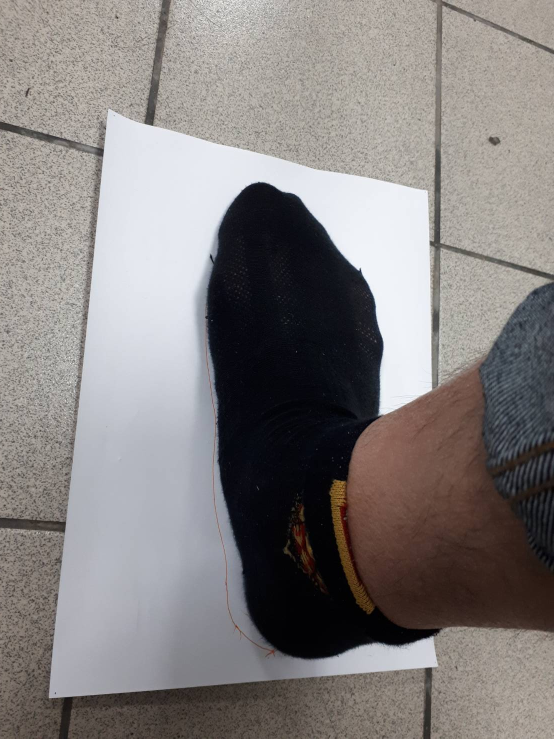
#> input picture Foot/Left.jpg, 1108 x 1477 px, found by its file name (shown at 1/2 size)
$ python Main.py
#> lines starting #> are read from the running program, lines starting #| are printed output that depends on the picture; after the words box and inside, x2 and y2 are one past the last pixel; in counts of white or black regions, pixels touching at a corner belong together
import cv2
import numpy as np
import math

#1. Input path of image file
img1_path = './Foot/left.jpg'
img2_path = './Foot/right.jpg'
img3_path = './Foot/groundtruth.jpg'

Left = cv2.imread(img1_path)
#> Left is the input picture: shape (1477, 1108, 3); mean B, G, R 127.1, 127.9, 132.3
Right = cv2.imread(img2_path)
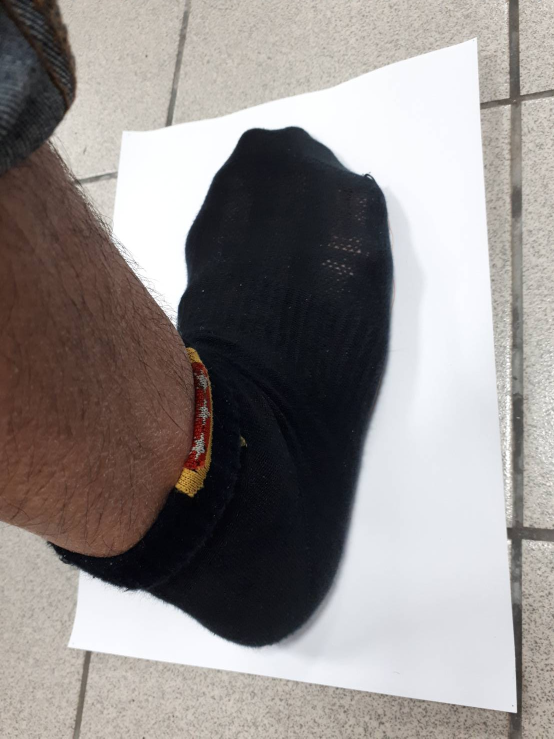
#> input picture Foot/Right.jpg, 1108 x 1477 px, found by its file name (shown at 1/2 size)
#> Right is the input picture: shape (1477, 1108, 3); mean B, G, R 139.5, 141, 146.2
mid_img = np.zeros((1108,1477,3))
gd = cv2.imread(img3_path)
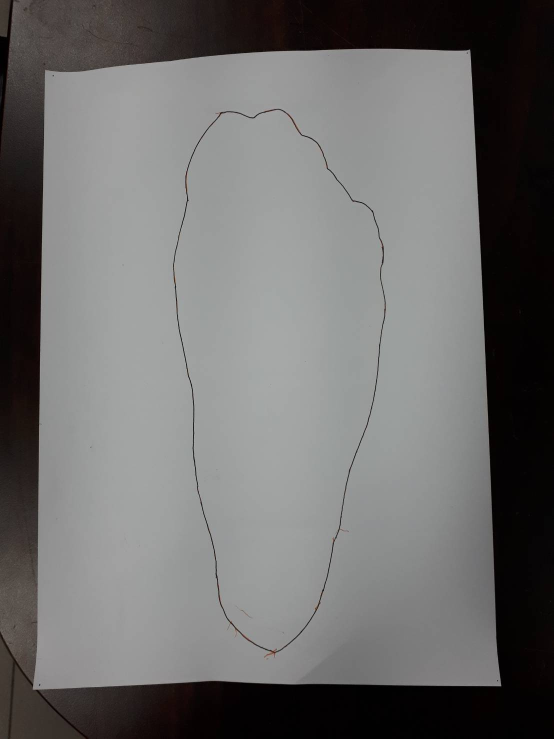
#> input picture Foot/groundtruth.jpg, 1108 x 1477 px (shown at 1/2 size)
#> gd is the input picture: shape (1477, 1108, 3); mean B, G, R 108.3, 109.1, 109.9


#2. Set Correspondences of (Right, Left, GroundTruth image )
left_pts = np.array([[229,231],#tl
                     [111,1386],#bl
                     [851,383],#tr
                     [870,1324],#br
                    ])

right_pts = np.array([[257,269], #tl
                      [145,1287], #bl
                      [947,80], #tr
                      [1025,1411],#br
                    ])

gd_pts = np.array([[107,151], #tl
                    [79,1369],#bl
                    [934,105],#tr
                    [995,1360]#br
                   ])

#Will be used for final image
mid_pts = np.array([[0,0],#tl
                    [0,891], #bl
                    [630,0],#tr
                    [630,891],#br
                    ])


#3. Find Homography
cols = 630
rows = 891
H_RM, mask_RM = cv2.findHomography(right_pts, mid_pts,cv2.RANSAC)
H_LM, mask_LM = cv2.findHomography(left_pts, mid_pts,cv2.RANSAC)
H_GM, mask_SM = cv2.findHomography(gd_pts, mid_pts, cv2.RANSAC)


#4.Transform image left and right to center (as middle view)
blank_right = cv2.warpPerspective(Right,H_RM, (cols,rows))
blank_left = cv2.warpPerspective(Left,H_LM, (cols,rows))
blank_gd = cv2.warpPerspective(gd,H_GM, (cols,rows))

# cv2.imshow('Warped Image - Left',blank_left)
# cv2.imshow('Warped Image - Right',blank_right)
# cv2.imshow('Warped Image - Ground Truth',blank_gd)


#convert to Gray for filtering
blank_left_gray = cv2.cvtColor(blank_left, cv2.COLOR_BGR2GRAY)
blank_right_gray = cv2.cvtColor(blank_right,cv2.COLOR_BGR2GRAY)
blank_gd_gray = cv2.cvtColor(blank_gd,cv2.COLOR_BGR2GRAY)

#5.Filter black color
retlL,th1_l = cv2.threshold(blank_left_gray,40,255,cv2.THRESH_BINARY)
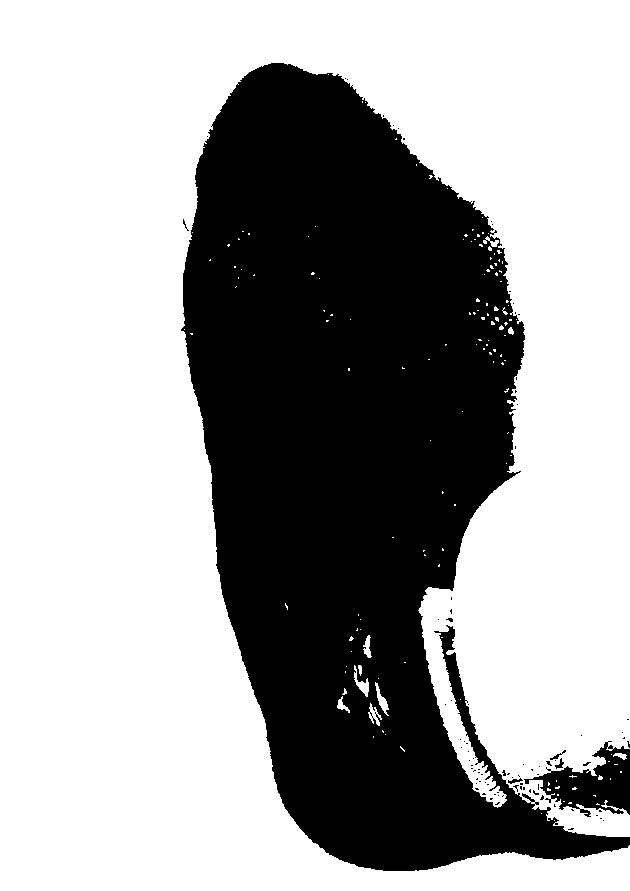
#> th1_l: shape (891, 630); 64.1% white; 87 black regions (82 under 20 px), largest, box (x1, y1, x2, y2) and area: (181, 63, 630, 871) 197183, (524, 741, 630, 817) 3745, (555, 758, 564, 769) 41, (508, 778, 523, 784) 41, (550, 750, 566, 760) 39
retlR,th1_r = cv2.threshold(blank_right_gray,65,255,cv2.THRESH_BINARY)
#> th1_r: shape (891, 630); 58% white; 514 black regions (460 under 20 px), largest, box (x1, y1, x2, y2) and area: (0, 58, 502, 864) 228628, (0, 390, 37, 466) 1157, (7, 554, 33, 600) 341
retlG,th1_g = cv2.threshold(blank_gd_gray,100,255,cv2.THRESH_BINARY)
#> th1_g: shape (891, 630); 99.5% white; black in thin lines or dots, all inside (x1, y1, x2, y2) = (0, 0, 497, 891)


#remove noise
kernel = cv2.getStructuringElement(cv2.MORPH_ELLIPSE,(5,5))
th1_l = cv2.morphologyEx(th1_l,cv2.MORPH_OPEN,kernel)
#> th1_l: shape (891, 630); 63.7% white; 28 black regions (27 under 20 px), largest, box (x1, y1, x2, y2) and area: (181, 63, 630, 871) 203758
kernel = cv2.getStructuringElement(cv2.MORPH_ELLIPSE,(5,5))
th1_r = cv2.morphologyEx(th1_r,cv2.MORPH_OPEN,kernel)
#> th1_r: shape (891, 630); 57.3% white; 295 black regions (251 under 20 px), largest, box (x1, y1, x2, y2) and area: (0, 58, 502, 864) 231369, (0, 390, 41, 525) 2051, (42, 558, 125, 620) 1170

# cv2.imshow('Black Fitered Image - Left ',th1_l)
# cv2.imshow('Black Fitered Image - Right ',th1_r)
# cv2.imshow('Black Fitered Image - Ground Truth ',th1_g)


#6. Combine Right and Left foot
combine = blank_left
for i in range(0,rows):
    for j in range(int(cols/2),cols):
        if th1_l[i][j]==0:
            rgb=blank_right[i][j-50]
            r=rgb[0]
            g=rgb[1]
            b=rgb[2]
            combine[i][j]=(r,g,b)


#threshold combine image
combine_gray = cv2.cvtColor(combine, cv2.COLOR_BGR2GRAY)

ret_combine,th_combine = cv2.threshold(combine_gray,40,255,cv2.THRESH_BINARY)
#> th_combine: shape (891, 630); 67% white; 38 black regions (36 under 20 px), largest, box (x1, y1, x2, y2) and area: (181, 63, 525, 862) 183926, (434, 625, 476, 747) 1287

kernel = cv2.getStructuringElement(cv2.MORPH_ELLIPSE,(5,5))
th_combine = cv2.morphologyEx(th_combine,cv2.MORPH_OPEN,kernel)
#> th_combine: shape (891, 630); 66.7% white; 15 black regions (13 under 20 px), largest, box (x1, y1, x2, y2) and area: (181, 63, 525, 862) 185321, (434, 625, 476, 747) 1288

# cv2.imshow('Combined Left and Right Image', th_combine)


#Detect the black pixel (For calculating and making border)
f_points=[]
for x in range(10,rows-5):
   for y in range(5,cols-5):
      if th_combine[x][y] == 0:
          f_points.append([y,x])
f_points=np.array(f_points)

#convert combine image from gray to BGR, so we can draw colorful line later
th_combine = cv2.cvtColor(th_combine,cv2.COLOR_GRAY2BGR)

#7.Make Border
maxx,maxy=np.argmax(f_points, axis=0)
minx,miny=np.argmin(f_points, axis=0)

#top line
cv2.line(th_combine,(f_points[minx][0],f_points[miny][1]),(f_points[maxx][0],f_points[miny][1]),(0,128,255),2)
#> th_combine: shape (891, 630, 3); mean B, G, R 169.8, 170, 170.2
cv2.line(combine,(f_points[minx][0],f_points[miny][1]),(f_points[maxx][0],f_points[miny][1]),(0,0,255),2)
#> combine: shape (891, 630, 3); mean B, G, R 132.2, 127.2, 128.7
# #bottom line
cv2.line(th_combine,(0,f_points[maxy][1]),(f_points[maxx][0],f_points[maxy][1]),(128,128,128),2)
#> th_combine: shape (891, 630, 3); mean B, G, R 169.4, 169.7, 169.9
cv2.line(combine,(0,f_points[maxy][1]),(f_points[maxx][0],f_points[maxy][1]),(128,128,128),2)
#> combine: shape (891, 630, 3); mean B, G, R 132.1, 127.1, 128.7
#left line
cv2.line(th_combine,(f_points[minx][0],f_points[miny][1]),(f_points[minx][0],f_points[maxy][1]),(0,128,255),2)
#> th_combine: shape (891, 630, 3); mean B, G, R 168.3, 169.1, 169.9
cv2.line(combine,(f_points[minx][0],f_points[miny][1]),(f_points[minx][0],f_points[maxy][1]),(0,0,255),2)
#> combine: shape (891, 630, 3); mean B, G, R 131.4, 126.4, 129.1
#right line
cv2.line(th_combine,(f_points[maxx][0],0),(f_points[maxx][0],f_points[maxy][1]),(128,128,128),2)
#> th_combine: shape (891, 630, 3); mean B, G, R 167.8, 168.5, 169.3
cv2.line(combine,(f_points[maxx][0],0),(f_points[maxx][0],f_points[maxy][1]),(128,128,128),2)
#> combine: shape (891, 630, 3); mean B, G, R 131.2, 126.2, 128.9


#8. Create measurement of foot based on length and width of border
text_length=str(round((f_points[maxy][1]-f_points[miny][1])/3,1))
text_width=str(round((f_points[maxx][0]-f_points[minx][0])/3,1))
cv2.putText(th_combine, text_length+'mm', (f_points[minx][0]-50, int((f_points[maxy][1]-f_points[miny][1])/2)), cv2.FONT_HERSHEY_SIMPLEX, 0.4, (73,83,255), 1, cv2.LINE_AA)
cv2.putText(th_combine, text_width+'mm', (int((f_points[maxx][0] - f_points[minx][0])/2)+f_points[minx][0],f_points[miny][1]-10), cv2.FONT_HERSHEY_SIMPLEX, 0.4, (73,83,255), 1, cv2.LINE_AA)
#> th_combine: shape (891, 630, 3); mean B, G, R 167.7, 168.5, 169.3
cv2.putText(th_combine, 'Size: ('+text_length+' x '+ text_width+' mm)', (int(cols/2),rows-10), cv2.FONT_HERSHEY_SIMPLEX, 0.3, (0,0,255), 1, cv2.LINE_AA)

cv2.putText(combine, text_length+'mm', (f_points[minx][0]-50, int((f_points[maxy][1]-f_points[miny][1])/2)), cv2.FONT_HERSHEY_SIMPLEX, 0.4, (73,83,255), 1, cv2.LINE_AA)
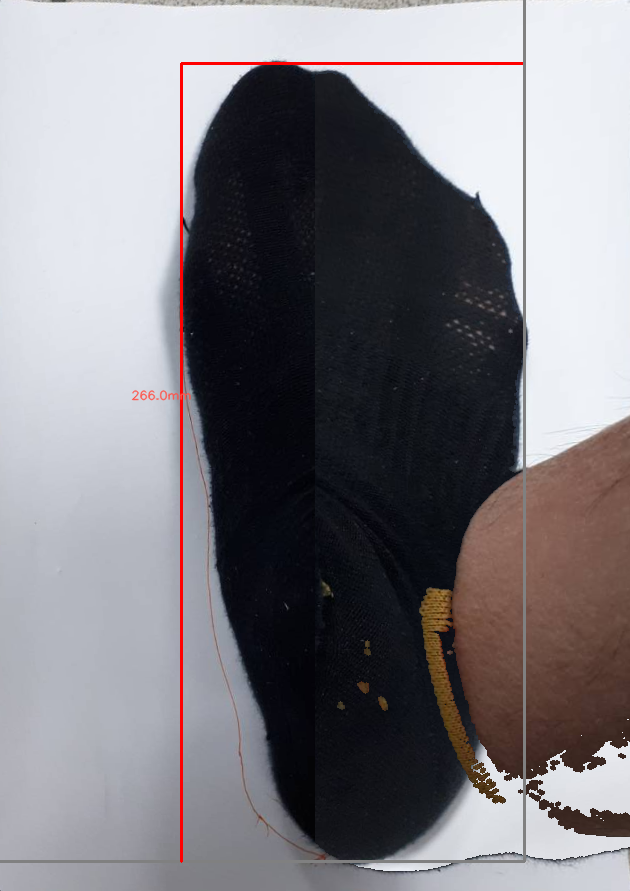
#> combine: shape (891, 630, 3); mean B, G, R 131.1, 126.2, 128.9
cv2.putText(combine, text_width+'mm', (int((f_points[maxx][0] - f_points[minx][0])/2)+f_points[minx][0],f_points[miny][1]-10), cv2.FONT_HERSHEY_SIMPLEX, 0.4, (73,83,255), 1, cv2.LINE_AA)
#> combine: shape (891, 630, 3); 0.06% of pixels changed, all inside (x1, y1, x2, y2) = (354, 44, 412, 55)


#9. Creating Ruler
w = f_points[maxx][0] #X axis
for i in range(int(math.ceil((f_points[maxx][0]-f_points[minx][0])/3)),0,-1):
    if(i%50==0):
        cv2.putText(th_combine, str(i), ((w - (i * 3), 18)), cv2.FONT_HERSHEY_SIMPLEX, 0.30, (128, 128, 128), 1, cv2.LINE_AA)
        cv2.line(th_combine, (w - (i * 3), 10), (w - (i * 3), 1), (128, 128, 128), 1)
    elif(i%10==0):
        cv2.line(th_combine, (w - (i * 3), 5), (w - (i * 3), 1), (128, 128, 128), 1)
#> th_combine: shape (891, 630, 3); mean B, G, R 167.5, 168.3, 169.3


d = f_points[maxy][1]
for j in range (0, int((f_points[maxy][1]-f_points[miny][1])/3), 1):
    if (j % 50 == 0):
        cv2.putText(th_combine, str(j), (f_points[maxx][0]+11, (j*3)+f_points[miny][1]), cv2.FONT_HERSHEY_SIMPLEX, 0.30, (128, 128, 128), 1,cv2.LINE_AA)
        cv2.line(th_combine, (f_points[maxx][0], (j*3)+f_points[miny][1]), (f_points[maxx][0]+10, (j*3)+f_points[miny][1]), (128, 128, 128), 1)
    elif (j % 10 == 0):
        cv2.line(th_combine, (f_points[maxx][0], (j*3)+f_points[miny][1]), (f_points[maxx][0]+5, (j*3)+f_points[miny][1]), (128, 128, 128), 1)
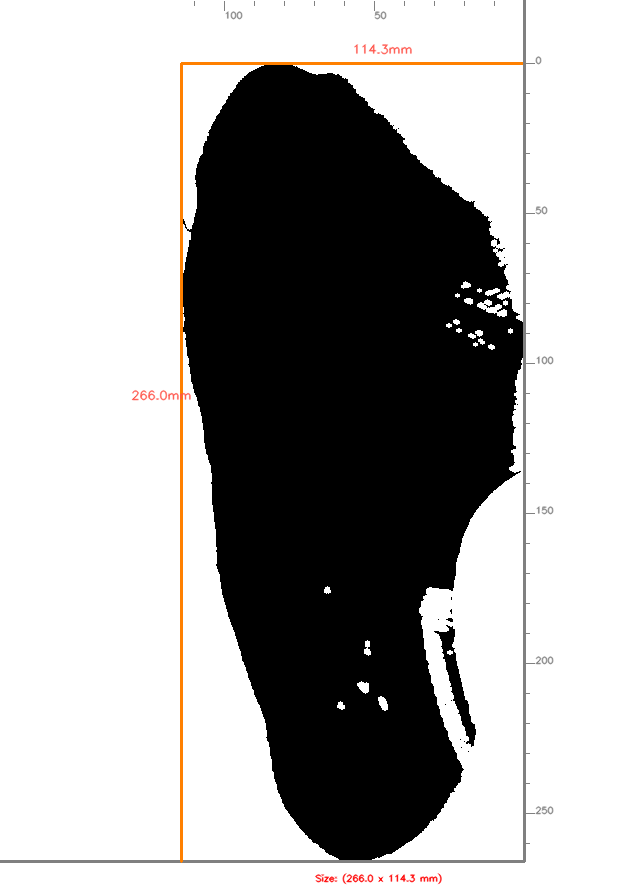
#> th_combine: shape (891, 630, 3); mean B, G, R 167.4, 168.2, 169.2

# cv2.imshow('Measured Foot Print - Estimated', th_combine)

#NOW LETS DEAL WITH Ground Truth (Same way)
gd_points = []
for i in range(10,rows-10):
    for j in range(10,cols-10):
        if th1_g[i][j]==0:
            gd_points.append([j,i])
gd_points=np.array(gd_points)

maxsx,maxsy=np.argmax(gd_points, axis=0)
minsx,minsy=np.argmin(gd_points, axis=0)

#top line
cv2.line(blank_gd,(gd_points[minsx][0],gd_points[minsy][1]),(gd_points[maxsx][0],gd_points[minsy][1]),(0,128,255),2)
# #bottom line
cv2.line(blank_gd,(0,gd_points[maxsy][1]),(gd_points[maxsx][0],gd_points[maxsy][1]),(255,0,0),2)

#left line
cv2.line(blank_gd,(gd_points[minsx][0],gd_points[minsy][1]),(gd_points[minsx][0],gd_points[maxsy][1]),(0,128,255),2)

#right line
cv2.line(blank_gd,(gd_points[maxsx][0],0),(gd_points[maxsx][0],gd_points[maxsy][1]),(255,0,0),2)


#10. Give measurement based on length and width of border
text_length = str(round((gd_points[maxsy][1]-gd_points[minsy][1])/3,1))
text_width = str(round((gd_points[maxsx][0]-gd_points[minsx][0])/3,1))
cv2.putText(blank_gd, text_length+'mm', (gd_points[minsx][0]-70, gd_points[minsy][1]+20), cv2.FONT_HERSHEY_SIMPLEX, 0.4, (0,0,0), 1, cv2.LINE_AA)
cv2.putText(blank_gd, text_width+'mm', (int((gd_points[maxsx][0] - gd_points[minsx][0])/2)+gd_points[minsx][0],gd_points[minsy][1]-10), cv2.FONT_HERSHEY_SIMPLEX, 0.4, (0,0,0), 1, cv2.LINE_AA)
cv2.putText(blank_gd, 'Size: ('+text_length+' x '+ text_width+' mm)', (int(cols/2),rows-10), cv2.FONT_HERSHEY_SIMPLEX, 0.3, (255,0,0), 1, cv2.LINE_AA)
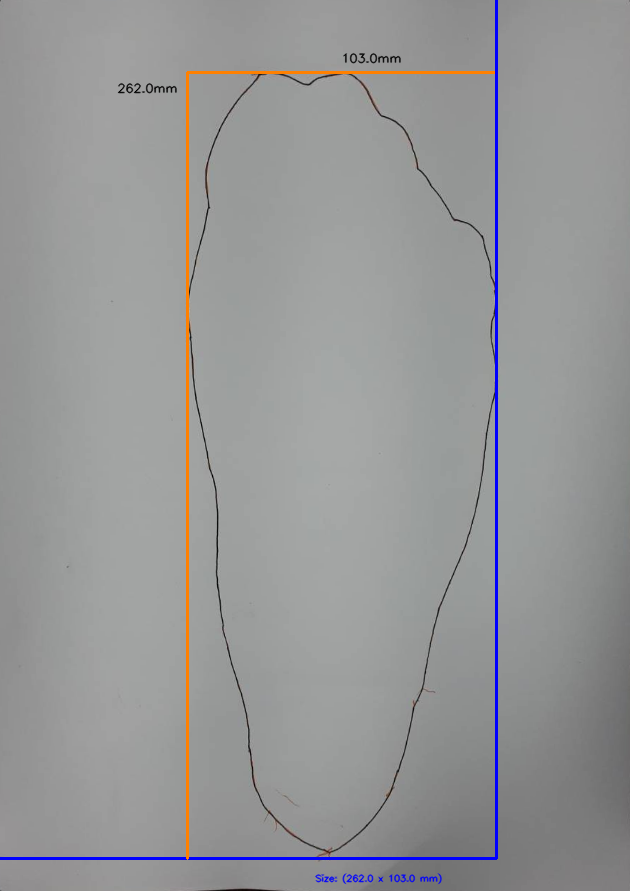
#> blank_gd: shape (891, 630, 3); mean B, G, R 151.4, 150.8, 150.2

# cv2.imshow('Measured Foot Print - Ground Truth', blank_gd)

#11. Compare Estimated and Ground Truth
combine = np.concatenate((th_combine, blank_gd), axis=1)
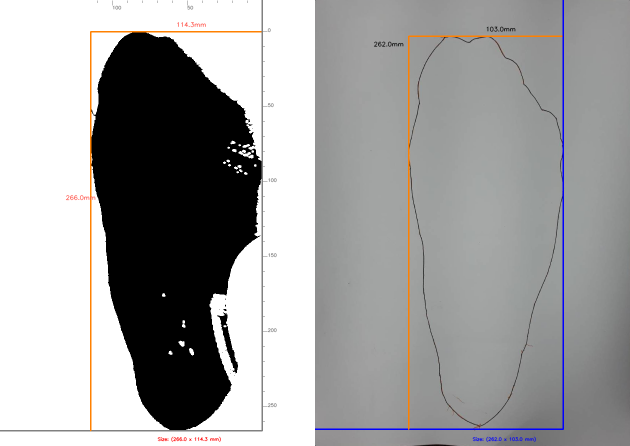
#> combine: shape (891, 1260, 3) (shown at 1/2 size); mean B, G, R 159.4, 159.5, 159.7
cv2.imshow("Estimated vs Ground Truth", combine)


cv2.waitKey()
